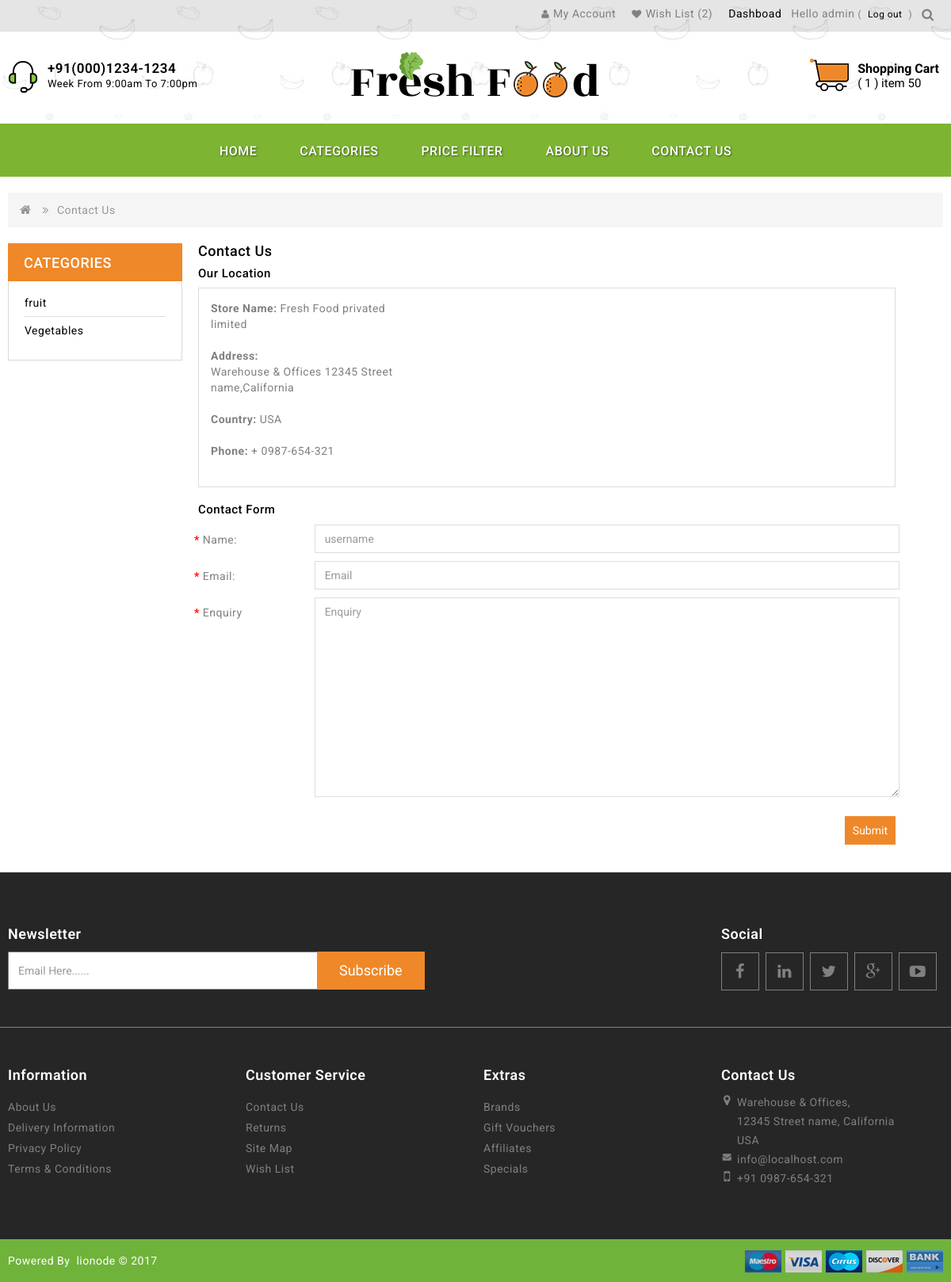
/contact/ (signed in), run on the app's committed database.
### blog/models.py (models this page shows, shortened)
class User(AbstractUser):
    first_name = models.CharField(max_length=30)
    last_name = models.CharField(max_length=30)
    email = models.EmailField(unique=True, null=False )
    username = models.CharField(max_length=30, unique=False)
    is_active = models.BooleanField( default=True)
    date_joined = models.DateTimeField(default=timezone.now)
    seller = models.BooleanField(default=False)
    USERNAME_FIELD = 'email'
    REQUIRED_FIELDS = ['username']

class Order(models.Model):
    orderitems  = models.ManyToManyField(Cart)
    user = models.ForeignKey(User, on_delete=models.CASCADE)
    ordered = models.BooleanField(default=False)
    created = models.DateTimeField(auto_now_add=True)
    paymentId = models.CharField(max_length=200, blank=True , null=True)
    orderId = models.CharField(max_length=200, blank=True, null=True)
    def get_totals(self):
        total = 0
        for order_item in self.orderitems.all():
            total += order_item.get_total()
        return total
    def get_delivery(self):
        for p in self.orderitems.all():
            d= p.quantity * p.item.delivery_charges
            return d
    def get_percentage(self):
        p = self.get_totals()*0.09
        return p
    def all_total(self):
        if self.get_delivery() >= 500 :
            return self.get_percentage()+self.get_totals()
        else :
            return self.get_percentage()+self.get_totals()+self.get_delivery()

class Cart(models.Model):
    user = models.ForeignKey(User, on_delete=models.CASCADE)
    item = models.ForeignKey(Product, on_delete=models.CASCADE)
    quantity = models.IntegerField(default=1)
    created = models.DateTimeField(auto_now_add=True)
    purchased = models.BooleanField(default=False)
    def get_total(self):
        total = self.item.price * self.quantity
        floattotal = float("{0:.2f}".format(total))
        return floattotal

class Product(models.Model):
    category = models.ForeignKey(subcategory, related_name='products', on_delete=models.CASCADE)
    name = models.CharField(max_length=100)
    slug = models.SlugField(max_length=100)
    description = RichTextUploadingField(blank=True)
    price = models.DecimalField(max_digits=10, decimal_places=2)
    available = models.BooleanField(default=True)
    stock = models.PositiveIntegerField()
    image = models.ImageField( upload_to='images/')
    created_at = models.DateTimeField(auto_now_add=True)
    updated_at = models.DateTimeField(auto_now=True)
    old_price = models.DecimalField(max_digits=10, decimal_places=2, null=True)
    brand_name = models.CharField(max_length=25, null=True)
    author = models.ForeignKey(User, on_delete=models.CASCADE)
    published = models.BooleanField(default=1)
    delivery_charges = models.PositiveIntegerField(default=0,blank=True)
    class Meta:
        ordering = ('name', )
        index_together = (('id', 'slug'),)

class subcategory(models.Model):
    name = models.CharField(max_length=50, unique=True)
    slug = models.SlugField()

### blog/views.py (the view)
# urls.py: path('contact/',views.contact, name='contact'),
def contact(request):
    if request.method == "POST":
        form = ContactusForm(request.POST)
        if form.is_valid():
            post = form.save(commit=False)
            post.save()
            messages.info(request, "massage send")
            return HttpResponseRedirect(request.META.get('HTTP_REFERER'))
    else:
        form = ContactusForm()
    return render(request, 'blog/contact.html', {'form': form })

### blog/forms.py
class ContactusForm(forms.ModelForm):
    class Meta:
        model= Contactus
        fields=['name','email','Enquiry']
        widgets = {
            'name': forms.TextInput(attrs={'class':'form-control',
                                            'placeholder':'username'}),
            'email': forms.EmailInput(attrs={'class':'form-control',
                                            'placeholder':'Email'}),
            'Enquiry': forms.Textarea(attrs={'class':'form-control','rows':'10',
                                            'placeholder':'Enquiry'}),
                                            }

### blog/templatetags/cart_tag.py (called while the page is built)
@register.filter
def cart_item_count(user):
    if user.is_authenticated:
        qs = Order.objects.filter(user=user, ordered=False)
        if qs.exists():
            return qs[0].orderitems.count()
    return 0

@register.filter
def cash_total(user):
	if user.is_authenticated:
		total=Order.objects.filter(user=user,ordered=False)
		if total:
			t=total[0].get_totals()
			return t
		else:
			return 0
	else:
		return 0

@register.simple_tag
def subcategory_list():
	total=subcategory.objects.all()
	return total

@register.filter
def wish_count(user):
	 if user.is_authenticated:
	 	qs = Wish.objects.filter(user=user).count()
	 	return qs
	 return 0

@register.simple_tag
def order_count_list():
	qs = Order.objects.filter(ordered=False)
	ad = qs[0].orderitems.filter(purchased=False)
	if qs.exists():
		return ad
	else:
		return 0
	return 0

@register.simple_tag
def cart_count_list():
	qs = Order.objects.filter(ordered=False)
	return qs

### templates/blog/contact.html (shortened to what this page needs)
{% extends 'blog/base.html'%}
{% load crispy_forms_tags %}
{% load cart_tag %}
{% block content %}
<div class="container">
  <ul class="breadcrumb">
    <li><a href="{% url 'product' %}"><i class="fa fa-home"></i></a></li>
    <li><a href="#">Contact Us</a></li>
  </ul>
  <div class="row">
    <div id="column-left" class="col-sm-3 hidden-xs column-left">
      <div class="column-block">
        <div class="column-block">
          <div class="columnblock-title">Categories</div>
          <div class="category_block">
            <ul class="box-category treeview-list treeview">
              {% subcategory_list as dhar %}
            {% for p in dhar %}
              <li><a href="{% url 'order_cat' p.pk %}" class="activSub">{{p.name}}</a>
              </li>
              {% endfor %}
            </ul>
          </div>
        </div>
      </div>
    </div>
    <div class="col-sm-9" id="content">
      <h1>Contact Us</h1>
      <h3>Our Location</h3>
      <div class="panel panel-default">
        <div class="panel-body">
          <div class="row">
            <div class="col-sm-4 left">
              <address>
              <strong> Store Name: </strong>Fresh Food privated limited <br>
              <br>
              <strong>Address:</strong>
              <div class="address"> Warehouse & Offices 12345 Street name,California</div>
              <br>
              <strong>Country:</strong> USA <br>
              <br>
              <strong>Phone: </strong>+ 0987-654-321
              </address>
            </div>
            <div class="col-sm-8 rigt">
              <div class="map">
                <div style="overflow:hidden;height:200px;width:100%;">
                  <div id="gmap_canvas" style="height:200px;width:600px;"></div>
                  <a class="google-map-code" href="http://www.pureblack.de/google-maps/" id="get-map-data">pureblack.de</a></div>
              </div>
            </div>
          </div>
        </div>
      </div>
      <form class="form-horizontal" enctype="multipart/form-data" method="post" action="{% url 'contact' %}">
        <fieldset>
          <h3>Contact Form</h3>
          <div class="form-group required">
            <label for="input-name" class="col-sm-2 control-label">{{ form.name.label_tag }}</label>
            <div class="col-sm-10">
              {{ form.name }}
            </div>
          </div>
          <div class="form-group required">
            <label for="input-email" class="col-sm-2 control-label">{{ form.email.label_tag }}</label>
            <div class="col-sm-10">
              {{form.email}}
            </div>
          </div>
          <div class="form-group required">
            <label for="input-enquiry" class="col-sm-2 control-label">Enquiry</label>
            <div class="col-sm-10">
              {{ form.Enquiry }}
            </div>
          </div>
        </fieldset>
        <div class="buttons">
          <div class="pull-right">
            <input type="submit" value="Submit" class="btn btn-primary">
          </div>
        </div>
      </form>
    </div>
  </div>
</div>
{% endblock %}

### templates/blog/base.html (shortened to what this page needs)
{% load static %}
{% load cart_tag %}
<!DOCTYPE html>
<html lang="en">
<head>
<link href="{% static 'bootstrap/css/bootstrap.min.css' %}" rel="stylesheet" media="screen" />
<link href="{% static 'font-awesome/css/font-awesome.min.css' %}" rel="stylesheet" type="text/css" />
<link href="{% static 'css/stylesheet.css' %}" rel="stylesheet">
<link href="{% static 'css/responsive.css' %}" rel="stylesheet">
<link href="{% static 'owl-carousel/owl.carousel.css' %}" type="text/css" rel="stylesheet" media="screen" />
<link href="{% static 'owl-carousel/owl.transitions.css' %}" type="text/css" rel="stylesheet" media="screen" />
</head>
<body>
<header>
  <div class="header-top">
    <div class="container">
      <div class="row">
        <div class="col-sm-12">
          <div class="top-right pull-right">
            <div id="top-links" class="nav pull-right">
              <ul class="list-inline">
                {% if user.is_authenticated %}
                <li class="dropdown"><a href="#" title="My Account" class="dropdown-toggle" data-toggle="dropdown"> <i class="fa fa-user"></i><span>My Account</span> </a>
                  {% endif %}
                </li>
                <li><a href="{% url 'wish_list' %}" id="wishlist-total" title="Wish List (0)"><i class="fa fa-heart"></i><span>Wish List</span><span> ({{request.user|wish_count}})</span></a></li>
                {% if request.user.seller %}
                <li class="top-menu"><a href="{% url 'product_list' %}">Dashboad</a></li>
                {% endif %}
                <li>
                {% if user.is_authenticated %}
                  <p class="top-menu">Hello {{ user.username }} <small>(<a href="{% url 'logout' %}">Log out</a>)</small></p>
                  {% else %}
                  <p class="top-menu"><small>(<a href="{% url 'login' %}">Login</a>)</small></p>
                  {% endif %}
                  </li>
              </ul>
              <div class="search-box">
                <form method="GET" action="{% url 'search' %}">
                          <button class="search-btn"><i class="fa fa-search"></i></button>
                          </form>
                        </div>
            </div>
          </div>
        </div>
      </div>
    </div>
  </div>
  <div class="container">
    <div class="header-inner">
      <div class="col-sm-4 col-xs-6 header-left">
        <div class="shipping">
          <div class="shipping-img"></div>
          <div class="shipping-text">+91(000)1234-1234<span class="shipping-detail">Week From 9:00am To 7:00pm</span></div>
        </div>
      </div>
      <div class="col-sm-4 col-xs-12 header-middle">
        <div class="header-middle-top">
          <div id="logo"> <a href="{% url 'product' %}"><img src="/static/image/logo.png" title="E-Commerce" alt="E-Commerce" class="img-responsive" /></a> </div>
        </div>
      </div>
      <div class="col-sm-4 col-xs-12 header-right">
        <div id="cart" class="btn-group btn-block">
          <button type="button" class="btn btn-inverse btn-block btn-lg dropdown-toggle cart-dropdown-button"> <span id="cart-total"><span class="cart-title"><a href="{% url 'cart' %} ">Shopping Cart</a></span><br>
          {% if request.user.is_authenticated %}
          ( {{ request.user|cart_item_count }} )
          {% else %}
          ( 0 )
          {% endif %}
        item
         {{ request.user|cash_total|floatformat:0 }}
           </span> </button>
        </div>
      </div>
    </div>
  </div>
</header>
<nav id="menu" class="navbar">
  <div class="nav-inner container">
    <div class="navbar-collapse">
      <ul class="main-navigation">
        <li><a href="{% url 'product' %}"   class="parent"  >Home</a> </li>
        <li><a href="#" class="active parent">Categories</a>
            {% subcategory_list as dhar %}
        </li>
         <li><a href="#" class="active parent">price filter</a>
        </li>
        <li><a href="#"   class="parent"  >About Us</a> </li>
        <li><a href="{% url 'contact' %}"   class="parent"  >Contact Us</a> </li>
      </ul>
    </div>
  </div>
</nav>
{% block content %}
{% endblock %}
<footer>
  <div class="container">
    <div class="row">
      <div class="footer-top-cms">
        <div class="col-sm-7">
          <div class="newslatter">
            <form>
              <h5>Newsletter</h5>
              <div class="input-group">
                <input type="text" class=" form-control" placeholder="Email Here......">
                <button type="submit" value="Sign up" class="btn btn-large btn-primary">Subscribe</button>
              </div>
            </form>
          </div>
        </div>
        <div class="col-sm-5">
          <div class="footer-social">
            <h5>Social</h5>
            <ul>
              <li class="facebook"><a href="#"><i class="fa fa-facebook"></i></a></li>
              <li class="linkedin"><a href="#"><i class="fa fa-linkedin"></i></a></li>
              <li class="twitter"><a href="#"><i class="fa fa-twitter"></i></a></li>
              <li class="gplus"><a href="#"><i class="fa fa-google-plus"></i></a></li>
              <li class="youtube"><a href="#"><i class="fa fa-youtube-play"></i></a></li>
            </ul>
          </div>
        </div>
      </div>
    </div>
    <div class="row">
      <div class="col-sm-3 footer-block">
        <h5 class="footer-title">Information</h5>
        <ul class="list-unstyled ul-wrapper">
          <li><a href="about-us.html">About Us</a></li>
          <li><a href="checkout.html">Delivery Information</a></li>
          <li><a href="#">Privacy Policy</a></li>
          <li><a href="#">Terms &amp; Conditions</a></li>
        </ul>
      </div>
      <div class="col-sm-3 footer-block">
        <h5 class="footer-title">Customer Service</h5>
        <ul class="list-unstyled ul-wrapper">
          <li><a href="contact.html">Contact Us</a></li>
          <li><a href="#">Returns</a></li>
          <li><a href="#">Site Map</a></li>
          <li><a href="#">Wish List</a></li>
        </ul>
      </div>
      <div class="col-sm-3 footer-block">
        <h5 class="footer-title">Extras</h5>
        <ul class="list-unstyled ul-wrapper">
          <li><a href="#">Brands</a></li>
          <li><a href="gift.html">Gift Vouchers</a></li>
          <li><a href="affiliate.html">Affiliates</a></li>
          <li><a href="#">Specials</a></li>
        </ul>
      </div>
      <div class="col-sm-3 footer-block">
        <div class="content_footercms_right">
          <div class="footer-contact">
            <h5 class="contact-title footer-title">Contact Us</h5>
            <ul class="ul-wrapper">
              <li><i class="fa fa-map-marker"></i><span class="location2"> Warehouse & Offices,<br>
                12345 Street name, California<br>
                USA</span></li>
              <li><i class="fa fa-envelope"></i><span class="mail2"><a href="#">info@localhost.com</a></span></li>
              <li><i class="fa fa-mobile"></i><span class="phone2">+91 0987-654-321</span></li>
            </ul>
          </div>
        </div>
      </div>
    </div>
  </div>
  <a id="scrollup">Scroll</a> </footer>
<div class="footer-bottom">
  <div class="container">
    <div class="copyright">Powered By &nbsp;<a class="yourstore" href="http://www.lionode.com/">lionode &copy; 2017 </a> </div>
    <div class="footer-bottom-cms">
      <div class="footer-payment">
        <ul>
          <li class="mastero"><a href="#"><img alt="" src="/static/image/payment/mastero.jpg"></a></li>
          <li class="visa"><a href="#"><img alt="" src="/static/image/payment/visa.jpg"></a></li>
          <li class="currus"><a href="#"><img alt="" src="/static/image/payment/currus.jpg"></a></li>
          <li class="discover"><a href="#"><img alt="" src="/static/image/payment/discover.jpg"></a></li>
          <li class="bank"><a href="#"><img alt="" src="/static/image/payment/bank.jpg"></a></li>
        </ul>
      </div>
    </div>
  </div>
</div>
</body>
</html>

### data on the page
User: user|wish_count "2", username "admin", user|cart_item_count "1", user|cash_total "50"
subcategory: name "fruit"
subcategory: name "Vegetables"
